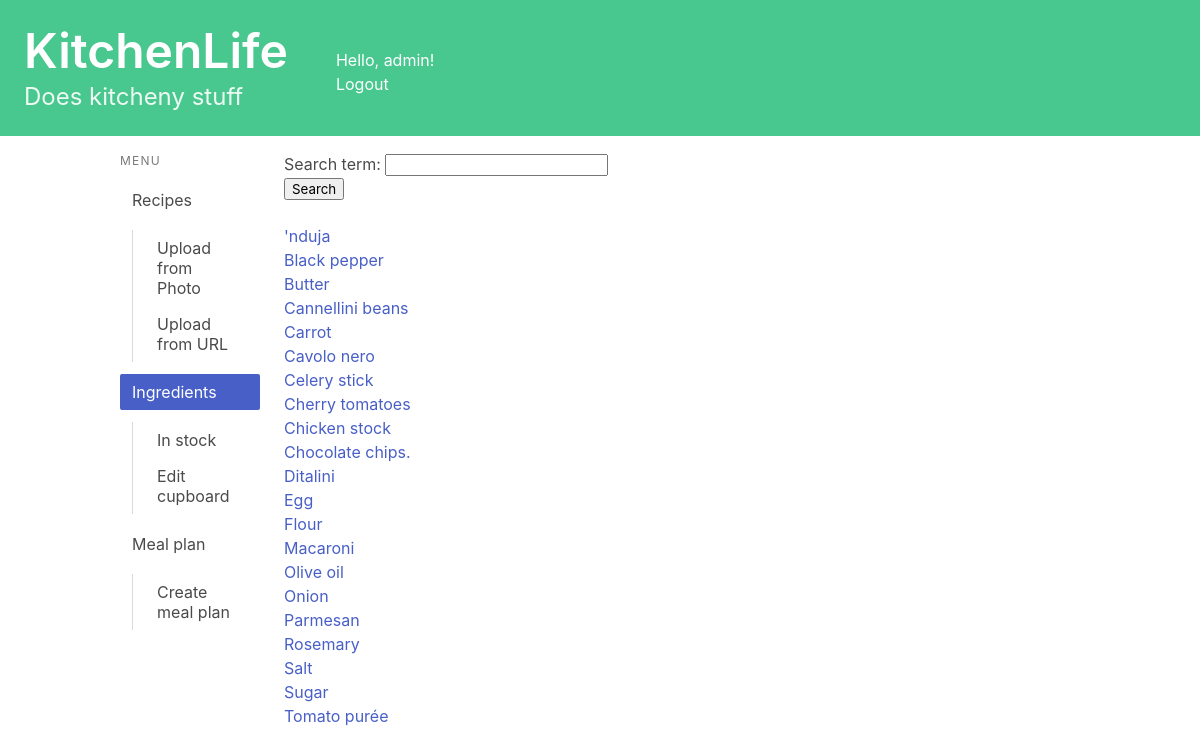
/cupboard/ (signed in), run on an earlier commit of the app's database.
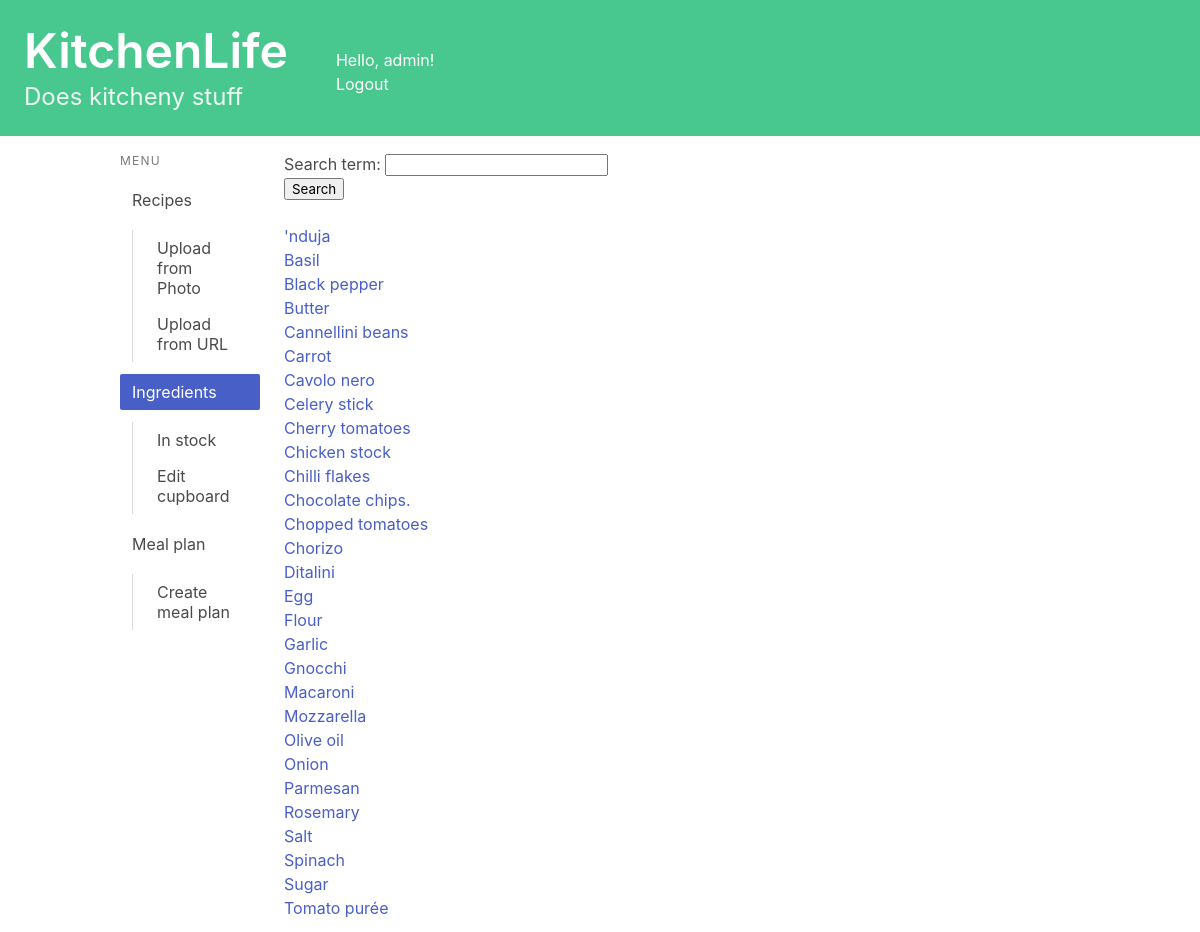
And on a later commit of the database.
### cupboard/models.py (models this page shows, shortened)
class Ingredient(models.Model):
    name = models.CharField(max_length=50)

### cupboard/views.py (the view)
# urls.py: path('', views.ingredients_index, name='ingredients_index'),
@login_required
def ingredients_index(request):
    profile = request.user.profile
    if request.method == 'POST':
        form = SearchForm(request.POST)
        if form.is_valid():
            filtered_ingredient = form.cleaned_data['search_term']
            ingredient_list = profile.ingredients_referenced.filter(name__contains=filtered_ingredient).order_by("name")
    else:
        form = SearchForm()
        ingredient_list = profile.ingredients_referenced.filter().order_by("name")
    context = {'ingredient_list': ingredient_list, 'form': form}
    return render(request, 'cupboard/ingredients_index.html', context)

### recipes/forms.py
class SearchForm(forms.Form):
    search_term = forms.CharField(max_length=50)

### recipes/templatetags/is_active.py (called while the page is built)
@register.simple_tag
def is_active(request, url):
    if reverse(url) == request.path:
        return "is-active"
    return ""

### cupboard/templates/cupboard/ingredients_index.html (shortened to what this page needs)
{% extends 'base.html' %}
{% block content %}
<ul>
    <form method="post">
         {{ form.as_p }}
        <button type="submit">Search</button>
    </form>
    <br>
{% if ingredient_list %}
    {% for ingredient in ingredient_list %}
    <li><a href="{% url 'cupboard:ingredient_detail' ingredient.id %}">{{ ingredient.name }}</a></li>
    {% endfor %}
{% else %}
    <p>No ingredients are available.</p>
{% endif %}
</ul>
{% endblock content %}

### kitchenlife/templates/base.html (shortened to what this page needs)
<!DOCTYPE html>
<html lang="en">
{% load is_active %}
<head>
    <link rel="stylesheet"
          href="https://cdn.jsdelivr.net/npm/bulma@0.9.3/css/bulma.min.css">
</head>
<body>
    <a href="{% url 'index' %} ">
        <section class="hero is-small is-success mb-4">
            <div class="columns">
                <div class="column">
                    <div class="hero-body">
                        <h1 class="title is-1">KitchenLife</h1>
                        <p class="subtitle is-4">
                            Does kitcheny stuff
                        </p>
                    </div>
                </div>
                <div class="column">
                    <br><br>
                    Hello, {{ user.username|default:'Guest' }}!
                    <div>
                        {% if user.is_authenticated %}
                            <a href="{% url 'logout' %}">Logout</a>
                        {% else %}
                            <a href="{% url 'login' %}">Login</a>
                        {% endif %}
                    </div>
                </div>
            </div>
        </section>
    </a>
    <div class="container">
        <div class="columns">
            <div class="column is-2">
                <aside class="menu">
                  <p class="menu-label">
                    Menu
                  </p>
                  <ul class="menu-list">
                    <li>
                        <a href="{% url 'recipes:index' %}" class="{% is_active request 'recipes:index' %}">Recipes</a>
                        <ul>
                            <a href="{% url 'recipes:upload_photo' %}" class="{% is_active request 'recipes:upload_photo' %}">Upload from Photo</a>
                            <a href="{% url 'recipes:upload_url' %}" class="{% is_active request 'recipes:upload_url' %}">Upload from URL</a>
                        </ul>
                        <a  href="{% url 'cupboard:ingredients_index' %}" class="{% is_active request 'cupboard:ingredients_index' %}">Ingredients</a>
                        <ul>
                            <a href="{% url 'cupboard:cupboard_index' %}" class="{% is_active request 'cupboard:cupboard_index' %}">In stock</a>
                            <a href="{% url 'cupboard:edit_cupboard' %}" class="{% is_active request 'cupboard:edit_cupboard' %}">Edit cupboard</a>
                        </ul>
                        <a href="{% url 'mealplan:meal_plan_index' %}" class="{% is_active request 'mealplan:meal_plan_index' %}">Meal plan</a>
                        <ul>
                            <a href="{% url 'mealplan:add_meal_plan' %}" class="{% is_active request 'mealplan:add_meal_plan' %}">Create meal plan</a>
                        </ul>
                    </li>
                  </ul>
                </aside>
            </div>
            <div class="column">
                {% block content %}
                {% endblock content %}
            </div>
        </div>
    </div>
</body>
</html>

What changed in the data, as far as the page shows it:
added Ingredient: name "Basil"
added Ingredient: name "Chilli flakes"
added Ingredient: name "Chopped tomatoes"
added Ingredient: name "Chorizo"
added Ingredient: name "Garlic"
added Ingredient: name "Gnocchi"
added Ingredient: name "Mozzarella"
added Ingredient: name "Spinach"
